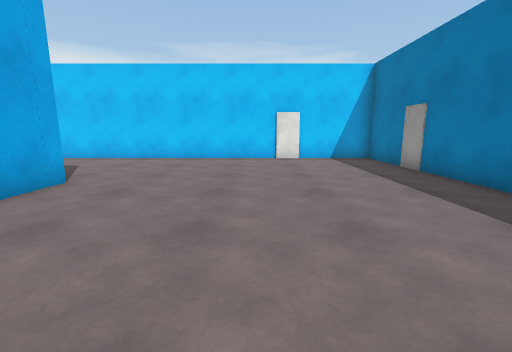
View 1 (above)

20 first-person views from a walk through a 3-D level made in the Unity game engine. The camera is 1.2 m above the floor, tilts 10° down and sees 90° across. The floor is counted in squares, 1 m on a side. Each view is taken from the middle of a square. On the plan, view 1 faces up. The plan holds only what a view shows up to about 12 squares ahead; the rest is blank. The place goes on beyond the plan. The player character is not drawn. Surface patterns are stand-ins for the level's own textures.

View 2
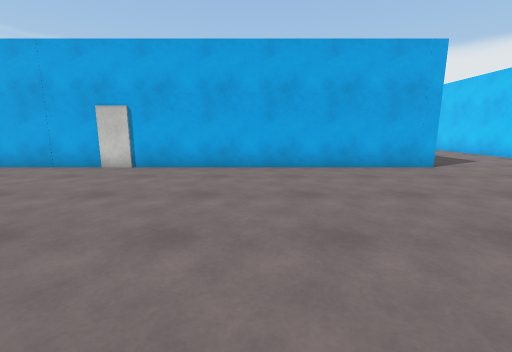

View 3
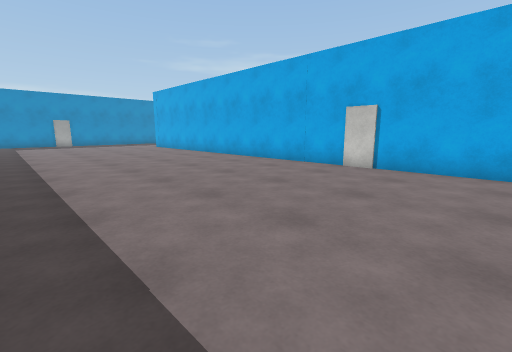

View 4
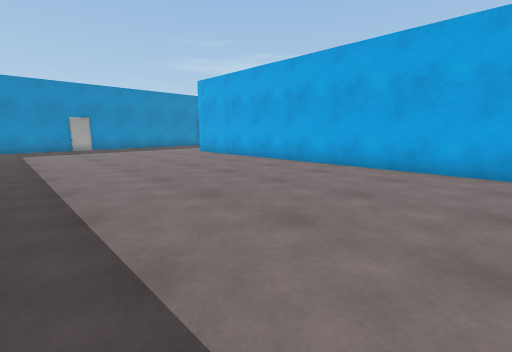

View 5
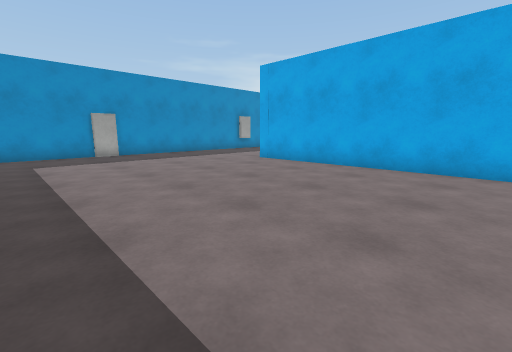

View 6
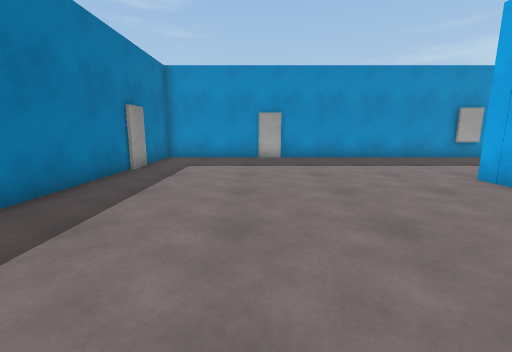

View 7
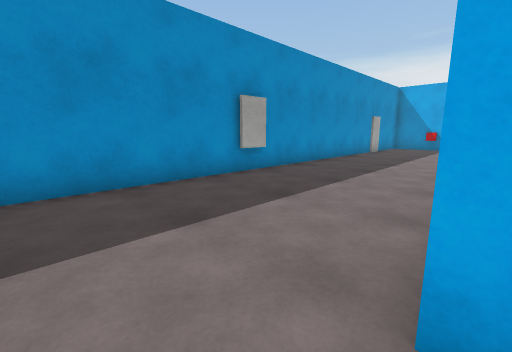

View 8
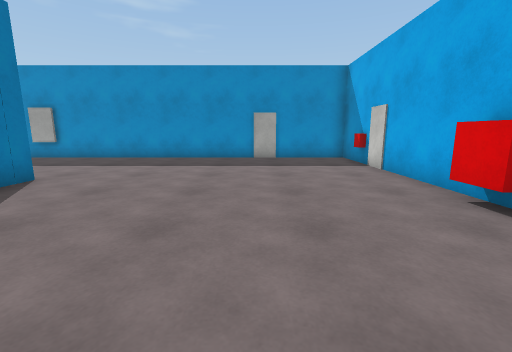

View 9
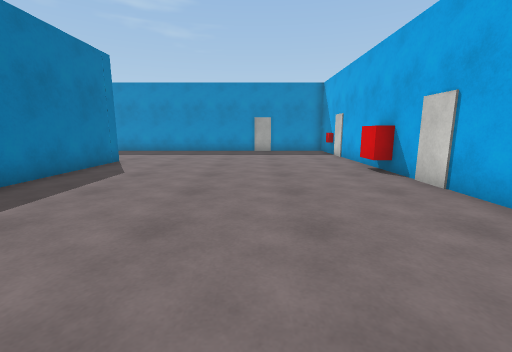

View 10
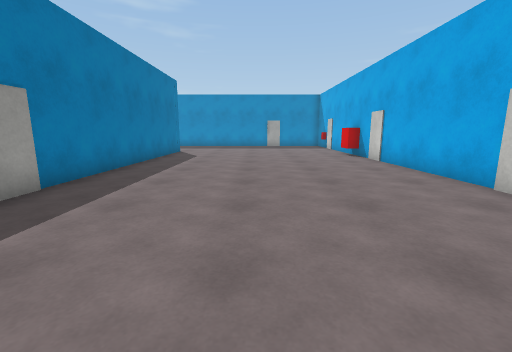

View 11
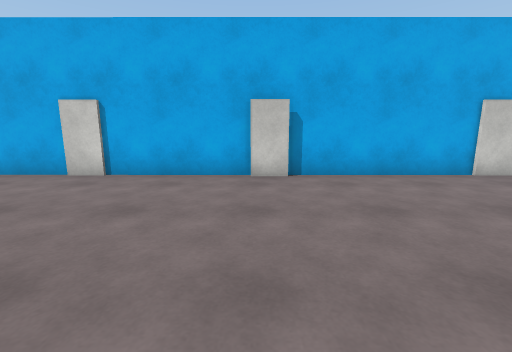

View 12
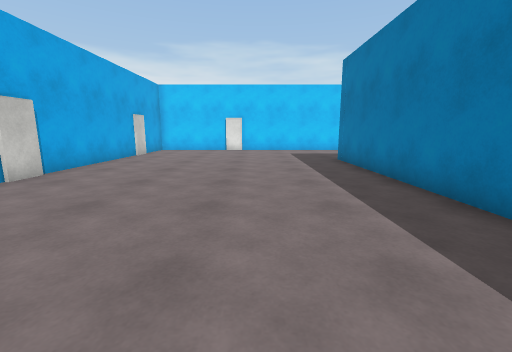

View 13
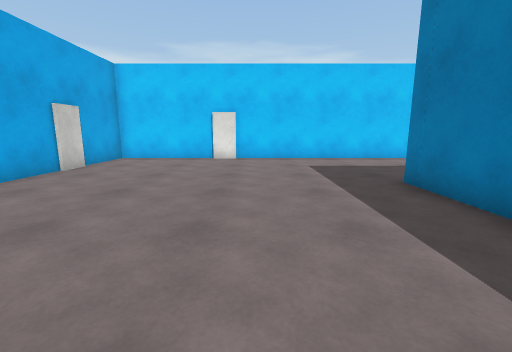

View 14
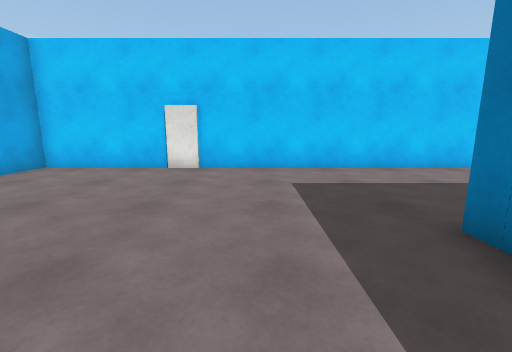

View 15
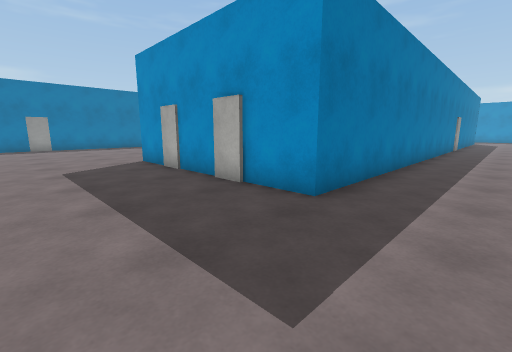

View 16
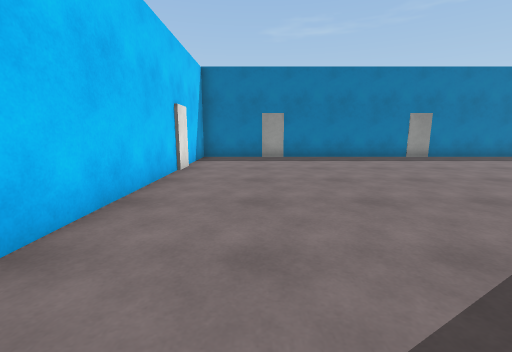

View 17
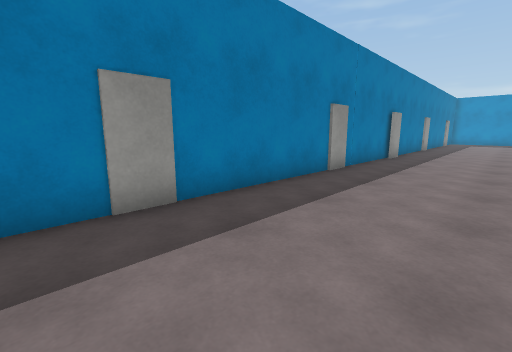

View 18
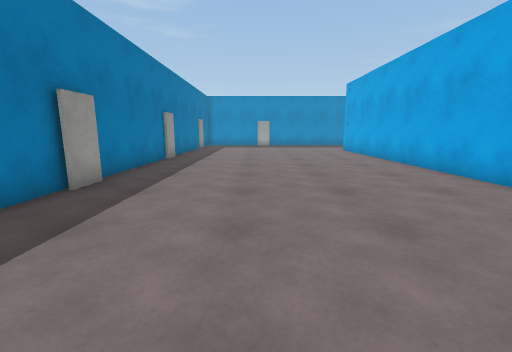

View 19
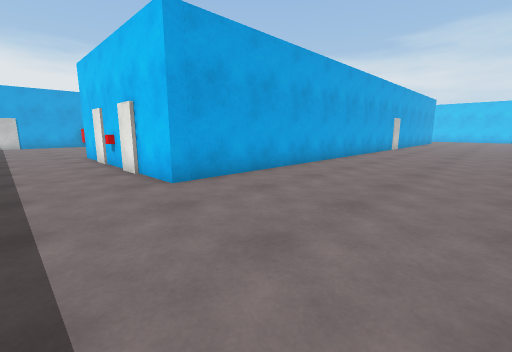

View 20
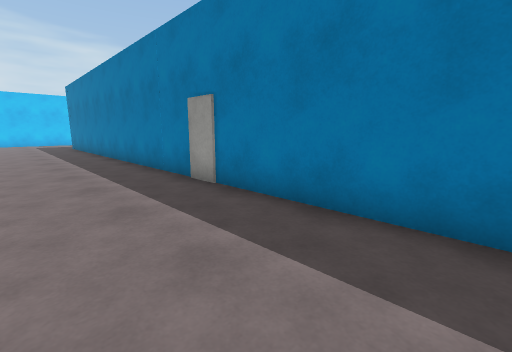

### Floor plan
Points are (right, up) in squares from view 1. A wall is a line through its corners. A room is listed if a view was taken in it or the views show most of it. See-through windows are left out.
Room 1 (views 1, 2, 3, 4, 5, 6, 7, 8, 9, 10, 11, 12, 13, 14, 15, 16, 17, 18, 19, 20)
walls: (-22, -5.1) (-22, -25.7) (-0.1, -25.7); (-21.8, -4.1) (-21.8, -5.1); (-12.5, 5.9) (-4.5, 5.9) (-4.5, -20.2) (-12.5, -20.2) (-12.5, 5.9); (4.8, -10.2) (4.8, -9.1); (5, -9.6) (5, 11.4) (-22, 11.4) (-22, -4.1); (-9.1, -25.6) (-8, -25.6); (5, -16.2) (5, -10.5); (-0.2, -25.6) (0.9, -25.6); (0.8, -25.7) (5, -25.7) (5, -17.9)
objects: other object (-22, -18)

Positions as (right, up) in squares from view 1, and headings:
1: (0, 0), facing up
2: (4, 0), facing left
3: (4, -1), facing down-left
4: (4, -7), facing down-left
5: (4, -12), facing down-left
6: (1, -14), facing down
7: (-3, -20), facing down-left
8: (-18, -14), facing down
9: (-18, -10), facing down
10: (-17, -5), facing down
11: (-15, -5), facing left
12: (-16, -5), facing up
13: (-16, 0), facing up
14: (-15, 3), facing up
15: (-15, 10), facing down-right
16: (-7, 9), facing right
17: (1, 3), facing down-right
18: (1, -4), facing down
19: (1, -23), facing up-left
20: (-16, -15), facing up-right
